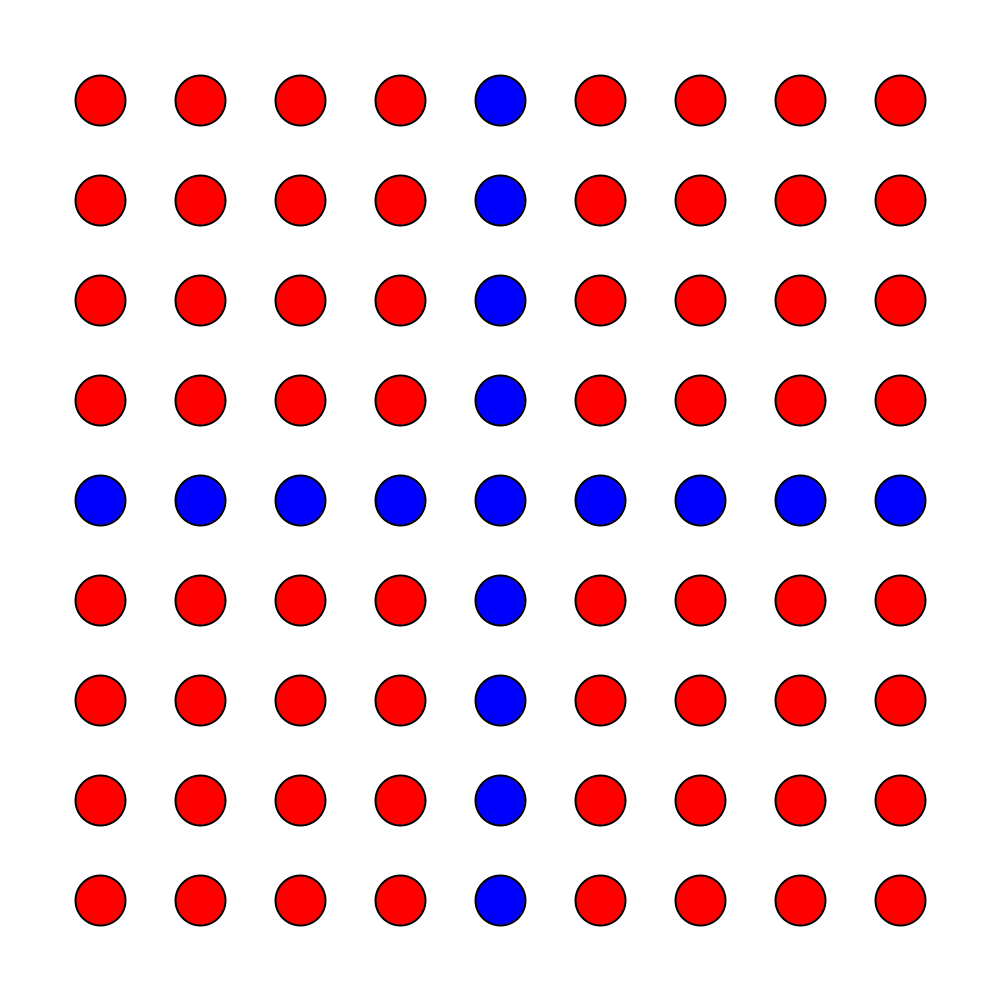
Frame 1 (no input)
Frame 60 (the mouse pressed at the canvas centre just before this capture): identical to frame 1, image omitted
Frame 120 (the mouse held since frame 60 and released just before this capture): identical to frame 1, image omitted

The Processing sketch that drew this single still picture (run headless with seeded random() and noise(); from frame 60 on, the mouse is pressed at the canvas centre):

// Processing sketch: studio_3_intro_to_Loops
// ── studio_3_intro_to_Loops.pde
void setup() {
  size(1000, 1000); // setup the size of our canvas
}

void draw() {
  background(255); // refresh our white background

  for (int x =100; x <width; x+=100) { // our first loop that iterates across the x axis
    for (int y = 100; y < height; y+=100) { // our second (nested) loop that iterates across the y axis

      if (x==500 || y==500) { // using the 'or' operator || to check if the current x OR y value is equal to 500
        fill(0, 0, 255); // if yes, then set the fill colour to BLUE
      } else {
        fill(255, 0, 0); // if no, then set the fill colour to RED
      }
      strokeWeight(2); // set our stroke weight
      circle(x, y, 50); // then draw our circles
    }
  }
}
